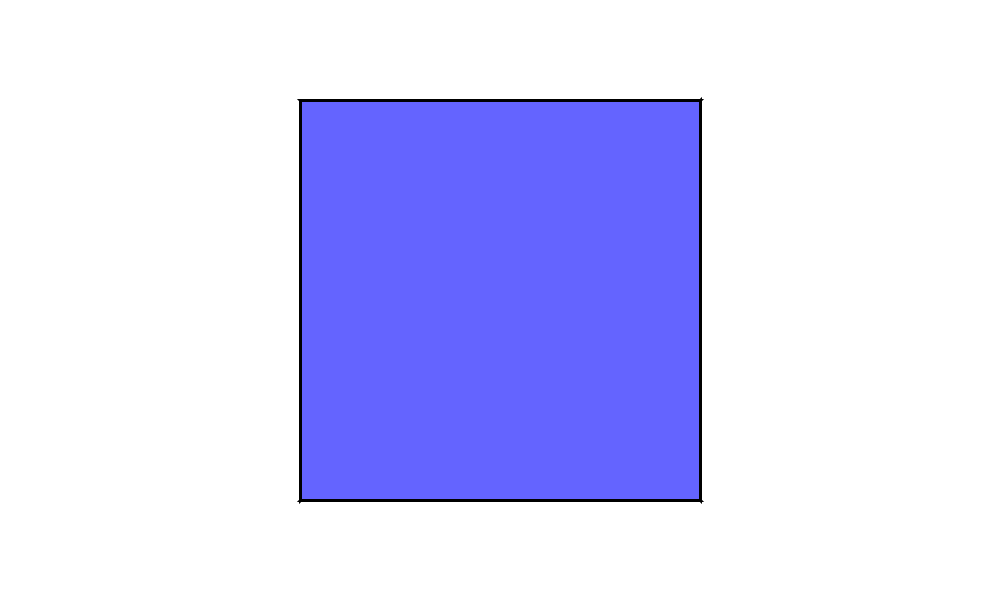
Frame 1 (no input)
Frame 60 (the mouse pressed at the canvas centre just before this capture): identical to frame 1, image omitted
Frame 120 (the mouse held since frame 60 and released just before this capture): identical to frame 1, image omitted

The Processing sketch that drew this single still picture (run headless with seeded random() and noise(); from frame 60 on, the mouse is pressed at the canvas centre):

// Processing sketch: surface_3d
// ── surface_3d.pde
void setup(){
  size(1000,600);
}
Cube cube=new Cube(0,0,200,100);
float xyAngle=0,yzAngle=0,zxAngle=0;
void draw(){
  background(255);
  translate(500,300);
  cube.show();
  if(key=='r')xyAngle+=0.03;
  if(key=='q')yzAngle+=0.03;
  if(key=='e')zxAngle+=0.03;
  if(key=='w')cube.z++;
  if(key=='a')cube.x--;
  if(key=='s')cube.z--;
  if(key=='d')cube.x++;
  if(key==' ')cube.y++;
  if(keyCode==SHIFT)cube.y--;
  cube.rotate(xyAngle,yzAngle,zxAngle);
}
class Cube{
  float surfaces[][][]={
    {{0.5,0.5,0.5},{0.5,0.5,-0.5},{-0.5,0.5,-0.5},{-0.5,0.5,0.5}},
    {{0.5,-0.5,0.5},{0.5,-0.5,-0.5},{-0.5,-0.5,-0.5},{-0.5,-0.5,0.5}},
    {{0.5,0.5,0.5},{0.5,0.5,-0.5},{0.5,-0.5,-0.5},{0.5,-0.5,0.5}},
    {{0.5,0.5,-0.5},{-0.5,0.5,-0.5},{-0.5,-0.5,-0.5},{0.5,-0.5,-0.5}},
    {{-0.5,0.5,-0.5},{-0.5,0.5,0.5},{-0.5,-0.5,0.5},{-0.5,-0.5,-0.5}},
    {{0.5,0.5,0.5},{-0.5,0.5,0.5},{-0.5,-0.5,0.5},{0.5,-0.5,0.5}},
  };
  float rotated[][][]=new float[6][4][3];
  float x,y,z;
  Cube(float newx,float newy,float newz,float len){
    x=newx;
    y=newy;
    z=newz;
    for(int i=0;i<6;i++){
      for(int j=0;j<4;j++){
        for(int k=0;k<3;k++){
          surfaces[i][j][k]*=len;
        }
        rotated[i][j][0]=surfaces[i][j][0]+x;
        rotated[i][j][1]=surfaces[i][j][1]+y;
        rotated[i][j][2]=surfaces[i][j][2]+z;
      }
    }
  }
  void rotate(float xyAngle,float yzAngle,float zxAngle){
    for(int i=0;i<6;i++){
      for(int j=0;j<4;j++){
        rotated[i][j]=rotateXY(rotateYZ(rotateZX(surfaces[i][j],zxAngle),yzAngle),xyAngle);
        rotated[i][j][0]+=x;
        rotated[i][j][1]+=y;
        rotated[i][j][2]+=z;
      }
    }
  }
  void show(){
    sortSurface(rotated);
    fill(100,100,255);
    strokeWeight(3);
    for(int i=0;i<6;i++){
      beginShape();
      for(int j=0;j<4;j++){
        vertex(rotated[i][j][0]*600/rotated[i][j][2],-rotated[i][j][1]*600/rotated[i][j][2]);
      }
      vertex(rotated[i][0][0]*600/rotated[i][0][2],-rotated[i][0][1]*600/rotated[i][0][2]);
      endShape();
    }
  }
}
float[] rotateXY(float[] position,float angle){
  float rotated[]=new float[3];
  rotated[0]=position[0]*cos(angle)-position[1]*sin(angle);
  rotated[1]=position[0]*sin(angle)+position[1]*cos(angle);
  rotated[2]=position[2];
  return rotated;
}
float[] rotateYZ(float[] position,float angle){
  float rotated[]=new float[3];
  rotated[0]=position[0];
  rotated[1]=position[1]*cos(angle)-position[2]*sin(angle);
  rotated[2]=position[1]*sin(angle)+position[2]*cos(angle);
  return rotated;
}
float[] rotateZX(float[] position,float angle){
  float rotated[]=new float[3];
  rotated[0]=position[0]*cos(angle)-position[2]*sin(angle);
  rotated[1]=position[1];
  rotated[2]=position[0]*sin(angle)+position[2]*cos(angle);
  return rotated;
}
void sortSurface(float surfaces[][][]){
  for(int i=0;i<surfaces.length-1;i++){
    int maxIndex1=i;
    int maxIndex2=0;
    for(int j=i;j<surfaces.length;j++){
      float max=surfaces[j][0][2];
      int maxIndex=0;
      for(int k=0;k<surfaces[j].length;k++){
        if(surfaces[j][k][2]<max)continue;
        max=surfaces[j][k][2];
        maxIndex=k;
      }
      if(max<surfaces[maxIndex1][maxIndex2][2])continue;
      maxIndex1=j;
      maxIndex2=maxIndex;
    }
    float tmp;
    for(int k=0;k<4;k++){
      for(int l=0;l<3;l++){
        tmp=surfaces[i][k][l];
        surfaces[i][k][l]=surfaces[maxIndex1][k][l];
        surfaces[maxIndex1][k][l]=tmp;
      }
    }
  }
}
void keyReleased(){
  key='\0';
  keyCode=0;
}
